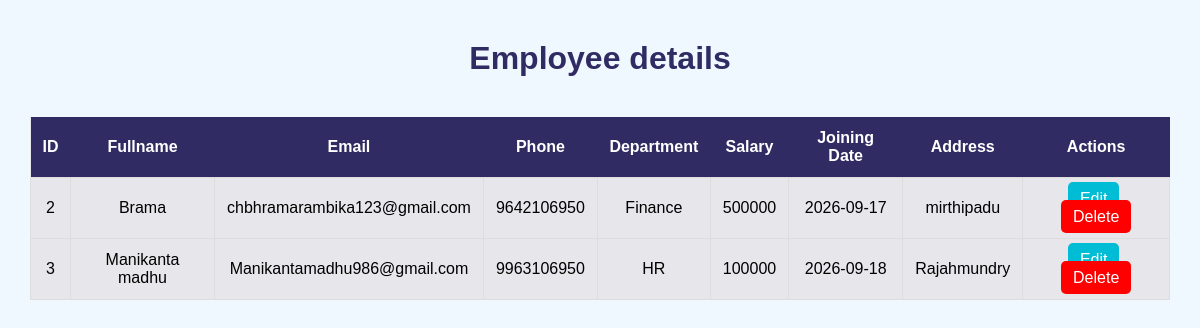
The page /employee (signed in) on the database its author committed.
### tables this page shows
CREATE TABLE employee (
    id INTEGER PRIMARY KEY AUTOINCREMENT,
    employeename TEXT NOT NULL,
    email TEXT NOT NULL,
    phonenumber TEXT NOT NULL,
    department TEXT NOT NULL,
    salary TEXT NOT NULL,
    joiningdate TEXT NOT NULL,
    address TEXT NOT NULL
);

### server.py (the view)
@app.route("/employee")
def employee():
    if "username" not in session:
        return redirect("/login")
    conn = get_db_connection()
    cursor = conn.cursor()
    cursor.execute("""
        SELECT *
        FROM employee
    """)
    employees = cursor.fetchall()
    conn.close()
    return render_template(
        "employee.html",
        employees=employees
    )

### server.py (called while the page is built)
def get_db_connection():
    conn = sqlite3.connect("users.db")
    return conn

### templates/employee.html (shortened to what this page needs)
<!DOCTYPE html>
<html>
<head>
</head>
<body>
    <h1>
        Employee details
    </h1>
    <table>
        <tr>
            <th>ID</th>
            <th>Fullname</th>
            <th>Email</th>
            <th>Phone</th>
            <th>Department</th>
            <th>Salary</th>
            <th>Joining Date</th>
            <th>Address</th>
            <th>Actions</th>
        </tr>
        {% for employee in employees %}
        <tr>
            <td>{{ employee[0] }}</td>
            <td>{{ employee[1] }}</td>
            <td>{{ employee[2] }}</td>
            <td>{{ employee[3] }}</td>
            <td>{{ employee[4] }}</td>
            <td>{{ employee[5] }}</td>
            <td>{{ employee[6] }}</td>
            <td>{{ employee[7] }}</td>
            <td>
                <a href="/edit-employee/{{ employee[0] }}" class="edit-btn">
                    Edit
                </a>
                <a href="/delete-employee/{{ employee[0] }}" class="delete-btn"
                    onclick="return confirm('Are you sure you want to delete this employee?');">
                    Delete
                </a>
            </td>
        </tr>
        {% else %}
        <tr>
            <td colspan="9" class="no-data">
                No employees found.
            </td>
        </tr>
        {% endfor %}
    </table>
</body>
</html>

### templates/employee.html (style rules this page uses)
body { font-family: Arial, sans-serif; background-color: aliceblue; margin: 0; }
h1 { text-align: center; color: #302b63; margin-top: 40px; }
table { width: 95%; margin: 40px auto; border-collapse: collapse; background-color: #e7e7eb; }
th { background-color: #302b63; color: white; padding: 12px; }
td { padding: 12px; text-align: center; border: 1px solid #ddd; }
.edit-btn { background-color: #00bcd4; color: white; padding: 8px 12px; text-decoration: none; border-radius: 5px; margin-right: 5px; }
.delete-btn { background-color: red; color: white; padding: 8px 12px; text-decoration: none; border-radius: 5px; }

### rows shown on the page
employee: id "2", employeename "Brama", email "chbhramarambika123@gmail.com", phonenumber "9642106950", department "Finance", salary "500000", joiningdate "2026-09-17", address "mirthipadu"
employee: id "3", employeename "Manikanta madhu", email "Manikantamadhu986@gmail.com", phonenumber "9963106950", department "HR", salary "100000", joiningdate "2026-09-18", address "Rajahmundry"
